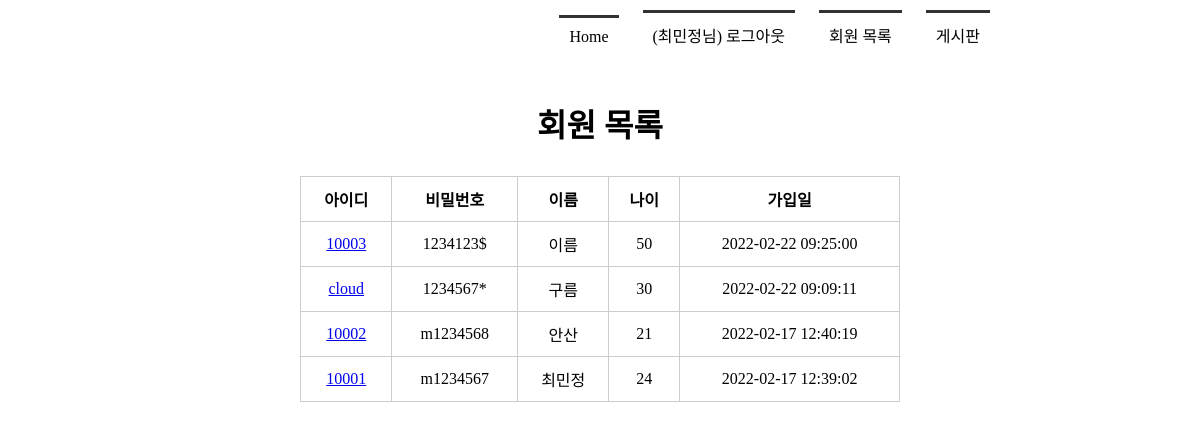
Page /memberlist/ (signed in) on the committed database.
### tables this page shows
CREATE TABLE member(
            mid char(5) PRIMARY KEY,
            passwd  char(8) NOT NULL,
            name    text NOT NULL,
            age integer,
            regDate timestamp date DEFAULT (datetime('now', 'localtime'))
        );

### app.py (the view)
@app.route('/memberlist/')
def memberlist():
    rs = select_member()
    return render_template('memberlist.html', rs=rs)

### model/model_member.py (called while the page is built)
def getconn():
    conn = sqlite3.connect('./members.db')
    return conn

def select_member():
    conn = getconn()
    cur = conn.cursor()
    sql = "SELECT * FROM member ORDER BY regDate DESC"
    cur.execute(sql)
    rs = cur.fetchall()
    conn.close()
    return rs

### templates/memberlist.html (shortened to what this page needs)
<!DOCTYPE html>
<html lang="ko">
<head>
    <link rel="stylesheet" href="{{ url_for('static', filename='style.css') }}">
</head>
<body>
    <div id="container">
        {% include 'navbar.html' %}
        <section>
            <h1>회원 목록</h1>
            <table>
                <tr>
                    <th>아이디</th>
                    <th>비밀번호</th>
                    <th>이름</th>
                    <th>나이</th>
                    <th>가입일</th>
                </tr>
                {% for i in rs %}
                <tr>
                    <td><a href="{{ url_for('member_view', id=i[0]) }}">{{ i[0] }}</a></td>
                    <td>{{ i[1] }}</td>
                    <td>{{ i[2] }}</td>
                    <td>{{ i[3] }}</td>
                    <td>{{ i[4] }}</td>
                </tr>
                {% endfor %}
            </table>
        </section>
    </div>
</body>
</html>

### templates/navbar.html
<header>
    <nav>
        <ul>
            {% if session %}
            <li><a href="{{ url_for('index') }}">Home</a></li>
            <li><a href="{{ url_for('logout') }}">({{ session['userName'] }}님) 로그아웃</a></li>
            <li><a href="{{ url_for('memberlist') }}">회원 목록</a></li>
            <li><a href="{{ url_for('boardlist') }}">게시판</a></li>
            {% else %}
            <li><a href="{{ url_for('index') }}">Home</a></li>
            <li><a href="{{ url_for('login') }}">로그인</a></li>
            <li><a href="{{ url_for('register') }}">회원 가입</a></li>
            <li><a href="{{ url_for('boardlist') }}">게시판</a></li>
            {% endif %}
        </ul>
    </nav>
</header>

### static/style.css (style rules this page uses)
* { margin: 0; padding: 0; }
#container { width: 1000px; margin: 0 auto; }
header { height: 100px; }
nav ul { list-style: none; text-align: right; margin-right: 100px; }
nav ul li { display: inline-block; margin: 10px; border-top: 3px solid #333; padding: 10px; }
nav ul li a { text-decoration: none; color: #000; }
section { text-align:center; }
section h1 { font-size: 2em; margin-bottom: 30px; }
section table { width: 600px; margin: 0 auto; }
section table, th, td { padding: 10px; border: 1px solid #ccc; border-collapse: collapse; }

### rows in the picture
member: userName "최민정", mid "10001", passwd "m1234567", name "최민정", age "24", regDate "2022-02-17 12:39:02"
member: mid "10003", passwd "1234123$", name "이름", age "50", regDate "2022-02-22 09:25:00"
member: mid "cloud", passwd "1234567*", name "구름", age "30", regDate "2022-02-22 09:09:11"
member: mid "10002", passwd "m1234568", name "안산", age "21", regDate "2022-02-17 12:40:19"
